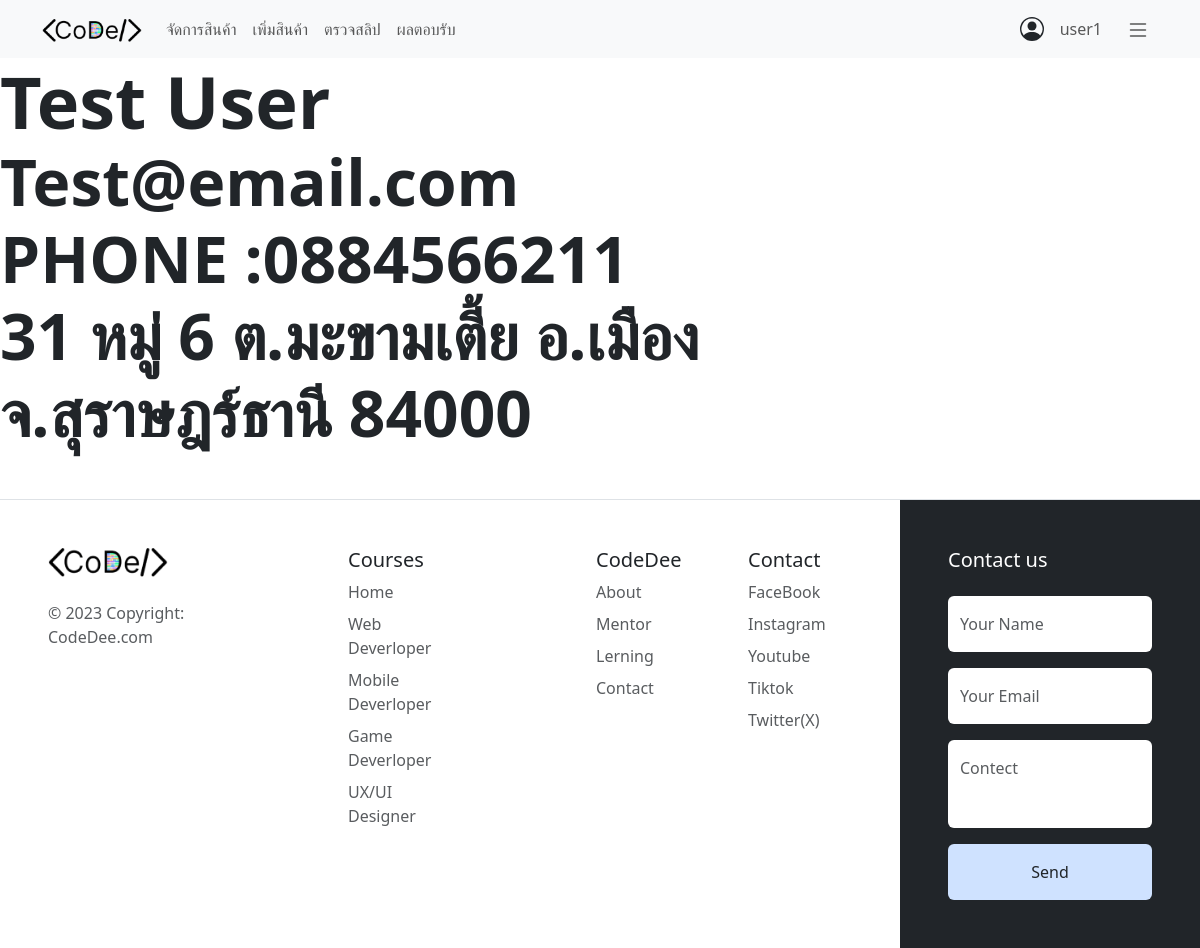
The page /seller/sale.php (signed in) on the database its author committed.
### tables this page shows
CREATE TABLE `user` (
  `user_id` int(11) NOT NULL,
  `profile` varchar(100) NOT NULL,
  `user_username` varchar(20) NOT NULL,
  `user_password` varchar(20) NOT NULL,
  `user_fullname` varchar(50) NOT NULL,
  `user_email` varchar(50) NOT NULL,
  `user_address` varchar(100) NOT NULL,
  `tel` varchar(10) NOT NULL,
  `img_banking` varchar(50) DEFAULT NULL,
  `number_banking` varchar(15) DEFAULT NULL,
  `status_id` int(11) NOT NULL,
  `occupation` varchar(20) DEFAULT NULL,
  `detail` varchar(100) DEFAULT NULL
);

### seller/sale.php (the view, shortened to what this page needs)
<?php
require_once('../conn.php');
include_once('views/head.php');
include_once('views/navbar.php');
if (isset($_SESSION['sale_login'])) {
    $status = $_SESSION['sale_login'];
    $stmt = $conn->prepare('SELECT * FROM user WHERE user_id = :user_id');
    $stmt->bindParam(':user_id', $status);
    $stmt->execute();
    $row = $stmt->fetchAll(PDO::FETCH_ASSOC);
}
foreach ($row as $user) {
?>
<head>
    <link href="https://cdn.jsdelivr.net/npm/bootstrap@5.3.3/dist/css/bootstrap.min.css" rel="stylesheet"
>
</head>
<body>
    <div>
        <div class="row">
            <div class="col-8">
                <div class="display-2 fw-bold"><?php echo $user['user_fullname']; ?> </div>
                <div class="display-3 fw-bold"><?php echo $user['user_email']; ?> </div>
                <div class="display-3 fw-bold">PHONE :<?php echo $user['tel']; ?> </div>
                <div class="display-3 fw-bold"><?php echo $user['user_address']; ?> </div>
            </div>
            <div class="col-4"></div>
        </div>
    </div>
</body>
<?php } ?>
<?php include "../footer.php" ?>

### seller/views/navbar.php (shortened to what this page needs)
<?php
    $status = $_SESSION['sale_login'];
    $stmt = $conn->prepare('SELECT user_username FROM user WHERE user_id = :user_id');
    $stmt->bindParam(':user_id', $status);
    $stmt->execute();
    $result = $stmt->fetch(PDO::FETCH_ASSOC);
?>
<nav class="navbar navbar-expand-lg bg-body-tertiary py-2">
    <div class="container align-items-center">
        <a class="navbar-brand" href="showsale.php"><img src="images/brand_logo.png" style="width: 100px;" /></a>
        <div class="collapse navbar-collapse" id="navbarNav">
            <ul class="navbar-nav">
                <li class="nav-item">
                    <a class="nav-link" href="showsale.php">จัดการสินค้า</a>
                </li>
                <li class="nav-item">
                    <a class="nav-link" href="createproduct.php">เพิ่มสินค้า</a>
                </li>
                <li class="nav-item">
                    <a class="nav-link" href="checkSlip.php">ตรวจสลิป</a>
                </li>
                <li class="nav-item">
                    <a class="nav-link" href="report.php">ผลตอบรับ</a>
                </li>
            </ul>
        </div>
        <form action="" class="d-flex">
            <ul class="navbar-nav">
                <div class="logo-user d-flex align-items-center">
                    <a href="#" class="nav-link me-2"><?php echo $result['user_username']; ?></a>
                </div>
                <li class="nav-item dropdown">
                    <a class="nav-link " href="#" role="button" data-bs-toggle="dropdown" aria-expanded="false">
                    </a>
                </li>
            </ul>
        </form>
    </div>
</nav>

### rows shown on the page
user: user_username "user1", user_fullname "Test User", user_email "Test@email.com", tel "0884566211", user_address "31 หมู่ 6 ต.มะขามเตี้ย อ.เมือง จ.สุราษฎร์ธานี 84000"
